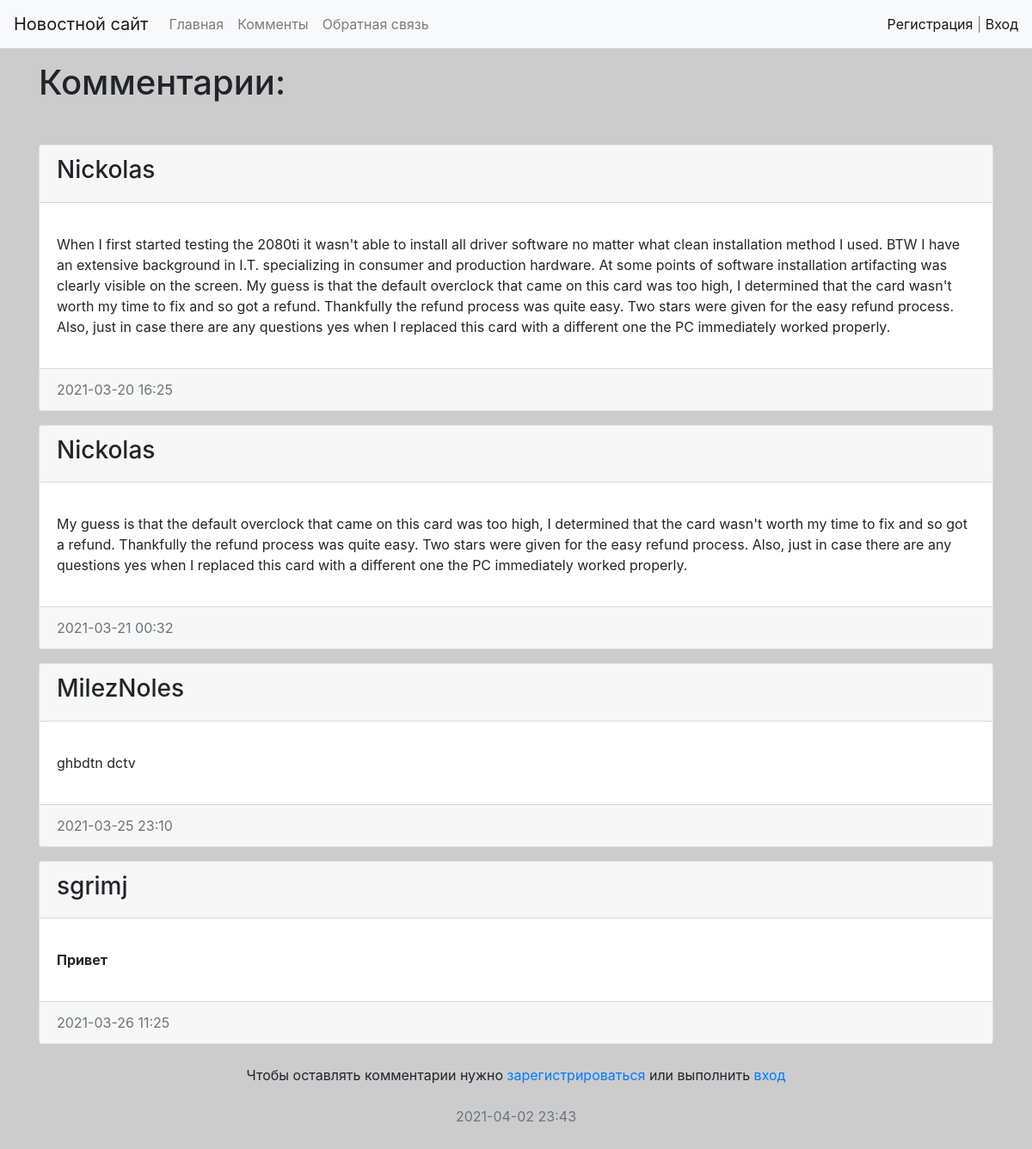
The app's page /news/comments/ with its own data.
### news/models.py (models this page shows, shortened)
class Comments(models.Model):
    nickname = models.CharField(max_length=50, verbose_name="Имя пользователя", )  # обязательный атрибут - длина
    message = RichTextUploadingField(verbose_name="Комментарий")  # по умолчанию пустой
    created_at = models.DateTimeField(auto_now_add=True, verbose_name="Дата публикации")  # про создании новости
    updated_at = models.DateTimeField(auto_now=True,
                                      verbose_name="Обновлено")  # меняет дату и время с каждым изменением
    avatar = models.ImageField(upload_to="photo/%Y/%m/%d/", verbose_name="Фото", blank=True)
    class Meta:
        verbose_name = "Комментарий"  # имя в админке ед число
        verbose_name_plural = "Комментарии"
        ordering = ["created_at"]

### news/views.py (the view)
# urls.py: path("news/comments/", ViewAddComments.as_view(), name="comments"),
class ViewAddComments(CreateView):
    form_class = CommentsForm
    template_name = "news/comments.html"
    def get_initial(self):
        initial = super(ViewAddComments, self).get_initial()
        initial.update({"nickname": self.request.user.username})
        return initial
    def get_context_data(self, **kwargs, ):
        context = super().get_context_data(**kwargs)
        context["commentary"] = Comments.objects.all()
        context["title"] = "Комментарии"
        return context

### news/templates/news/comments.html (shortened to what this page needs)
{% extends "base.html"  %}
{% block h1_time %}
<h1 class="text-left mb-5">{{ title }}:</h1>
{% endblock %}
{% block mid_page %}
<div class="col-md-12">
    {% for i in commentary %}
    <div class="card mb-3">
        <div class="card-header">
            <h3>{{i.nickname}}</h3>
        </div>
        <div class="card-body">
            <p class="card-text "> {{ i.message|safe | linebreaks}} </p>
        </div>
        <div class="card-footer text-muted">
            {{ i.created_at | date:"Y-m-d H:i" }}
        </div>
    </div>
    {% endfor %}
</div>
{%if request.user.is_authenticated %}
<div class="col-md-12">
    <h1>Добавление комментария</h1>
    <form action="{% url 'comments' %}" method="post">
        {% csrf_token %}
        <p>Имя пользователя: <strong>{{user.username}}</strong></p>
        {{form.media}}
        {{form.as_p}}
        <button type="submit" class="btn btn-primary btn-lg btn-warning">Добавить коментарий</button>
    </form>
</div>
{%else%}
<div class="d-flex justify-content-center col-md-12">
    <span class="navbar-text">Чтобы оставлять комментарии нужно <a class="" href="{% url 'register' %}">зарегистрироваться </a>
        или выполнить <a class="" href="{% url 'login' %}">вход</a></span>
</div>
{%endif%}
{% endblock %}
{% block footer %}
<footer class="footer mt-auto py-3 bg-gray">
    <div class="container">
        <p class="text-muted text-center">{% now "Y-m-d H:i" %}</p>
    </div>
</footer>
{% endblock %}

### mysite/static/css/style.css (style rules this page uses)
body { background-color: #ccc; }

### records on screen
Comments: nickname "Nickolas", message "When I first started testing the 2080ti it wasn't able to install all driver software no matter what clean installation method I used. BTW I have an extensive background in I.T. specializing in consumer and production hardware. At some points of software installation artifacting was clearly visible on the screen. My guess is that the default overclock that came on this card was too high, I determined that the card wasn't worth my time to fix and so got a refund. Thankfully the refund process was quite easy. Two stars were given for the easy refund process. Also, just in case there are any questions yes when I replaced this card with a different one the PC immediately worked properly.", created_at "2021-03-20 16:25"
Comments: nickname "Nickolas", message "My guess is that the default overclock that came on this card was too high, I determined that the card wasn't worth my time to fix and so got a refund. Thankfully the refund process was quite easy. Two stars were given for the easy refund process. Also, just in case there are any questions yes when I replaced this card with a different one the PC immediately worked properly.", created_at "2021-03-21 00:32"
Comments: nickname "MilezNoles", message "ghbdtn dctv", created_at "2021-03-25 23:10"
Comments: nickname "sgrimj", message "Привет", created_at "2021-03-26 11:25"

### other values on screen
{{ title }} "Комментарии"
